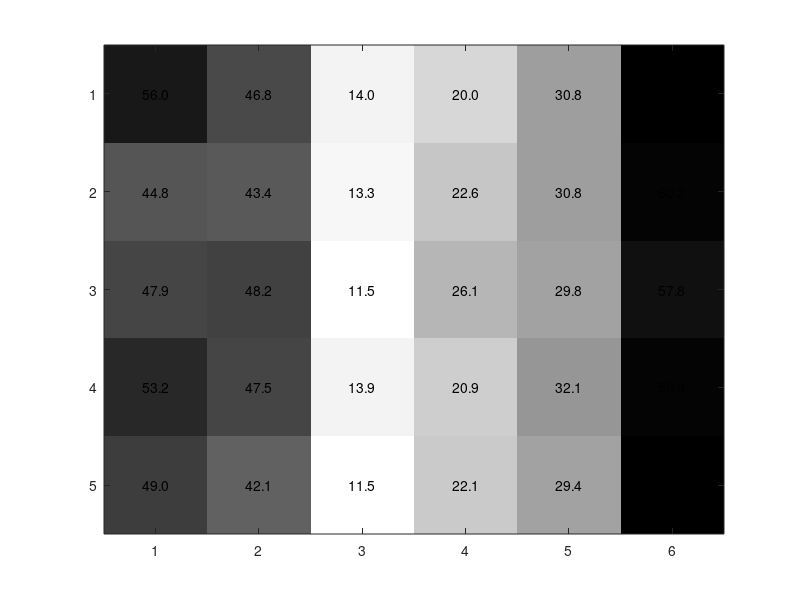

Write the MATLAB code that produced this figure. (Note: this script raises an error after producing the figure.)
function MOT_confusion_table

close all;
data = [56.0, 46.8, 14.0, 20.0, 30.8, 60.8;
        44.8, 43.4, 13.3, 22.6, 30.8, 60.3;
        47.9, 48.2, 11.5, 26.1, 29.8, 57.8;
        53.2, 47.5, 13.9, 20.9, 32.1, 59.9;
        49.0, 42.1, 11.5, 22.1, 29.4, 61.2];

C = data;
% for i = 1:size(C, 2)
%     s = sum(C(:,i));
%     C(:,i) = C(:,i) / s;
% end
C = 100 * C;
 
imagesc(C);  
colormap(flipud(gray)); 

textStrings = num2str(data(:),'%0.1f');       % Create strings from the matrix values
textStrings = strtrim(cellstr(textStrings));  % Remove any space padding

[x,y] = meshgrid(1:6, 1:5);   %# Create x and y coordinates for the strings
hStrings = text(x(:), y(:),textStrings(:),...      %# Plot the strings
                'HorizontalAlignment','center');
midValue = mean(get(gca,'CLim'));  %# Get the middle value of the color range
textColors = repmat(C(:) > midValue,1,3);  %# Choose white or black for the
                                             %#   text color of the strings so
                                             %#   they can be easily seen over
                                             %#   the background color
set(hStrings,{'Color'},num2cell(textColors,2));  %# Change the text colors

set(gca,'XTick',1:6,...                         %# Change the axes tick marks
        'XTickLabel',{'TUD-Campus','ETH-Sunnyday', 'ETH-Pedcross2', 'ADL-Rundle-8','Venice-2', 'KITTI-17'},...  %#   and tick labels
        'YTick',1:5,...
        'YTickLabel',{'TUD-Stadtmitte','ETH-Sunnyday','ADL-Rundle-6','KITTI-13','PETS09-S2L1'},...
        'TickLength',[0 0], ...
        'Fontsize', 12);
xlabel('Testing Sequences');    
ylabel('Training Sequences');
title('MOTA');

rotateXLabels(gca, -25);